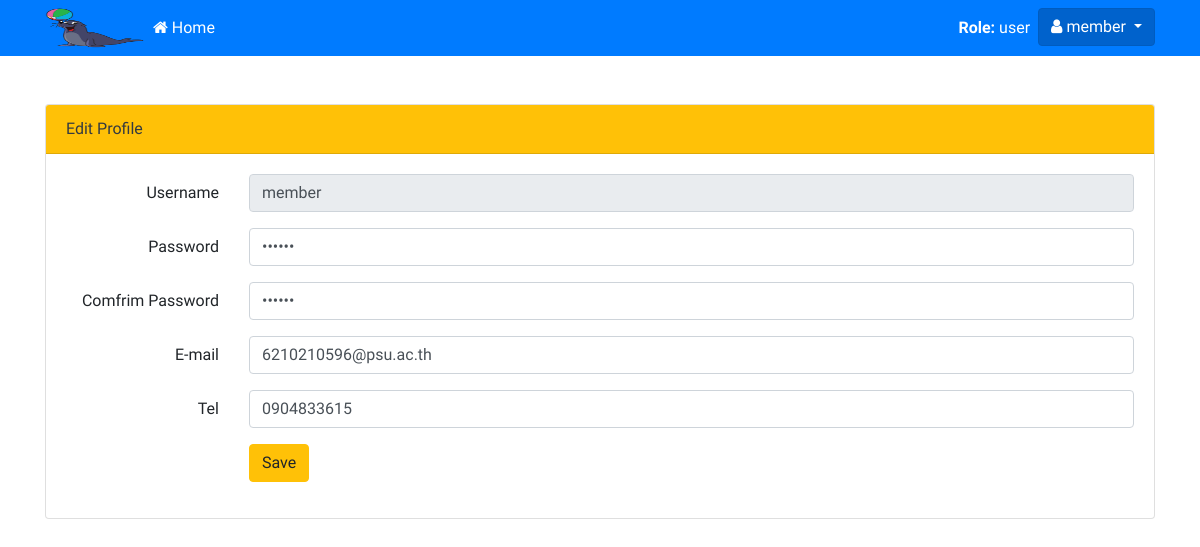
/user/edit_profile.php (signed in), run on the app's committed database.
### tables this page shows
CREATE TABLE `tbl_user` (
  `u_id` int(10) NOT NULL,
  `u_user` varchar(255) NOT NULL,
  `u_pass` varchar(255) NOT NULL,
  `u_email` varchar(255) NOT NULL,
  `u_tel` varchar(10) NOT NULL,
  `u_type` enum('admin','user') NOT NULL DEFAULT 'user',
  `u_permission` varchar(100) NOT NULL
);

### functions.php (called while the page is built, shortened)
<?php
class dbcon
{
    public function __construct()
    {
        $this->dbcon = new mysqli(DB_SERVER, DB_USER, DB_PASS, DB_NAME);
    }
    function fetch_user_id($id)
    {
        $result = $this->dbcon->query("SELECT * FROM tbl_user WHERE u_id='$id' ");
        return $result;
    }
}

### user/edit_profile.php (the view, shortened to what this page needs)
<?php include_once('header.php'); ?>
<?php
$obj_dbcon = new dbcon;
$your_id = $obj_dbcon->fetch_user_id($_SESSION['sess_u_id']);
$fetch_your_id = $your_id->fetch_array();
?>
</head>
<body>
    <?php require_once('import_navbar.php'); ?>
    <div class="container mt-5">
        <div class="card">
            <div class="card-header bg-warning text-dark">
                Edit Profile
            </div>
            <div class="card-body">
                <form method="POST">
                    <div class="form-group row">
                        <label for="txt_user" class="col-sm-2 col-form-label text-sm-right">Username</label>
                        <div class="col-sm-10">
                            <input name="txt_user" readonly type="text" class="form-control" id="txt_user" value="<?php echo$fetch_your_id['u_user']; ?>">
                        </div>
                    </div>
                    <div class="form-group row">
                        <label for="txt_pass" class="col-sm-2 col-form-label text-sm-right">Password</label>
                        <div class="col-sm-10">
                            <input name="txt_pass" type="password" class="form-control" id="txt_pass" value="<?php echo$fetch_your_id['u_pass']; ?>">
                        </div>
                    </div>
                    <div class="form-group row">
                        <label for="txt_pass" class="col-sm-2 col-form-label text-sm-right">Comfrim Password</label>
                        <div class="col-sm-10">
                            <input name="txt_pass_check" type="password" class="form-control" id="txt_pass" value="<?php echo$fetch_your_id['u_pass']; ?>">
                        </div>
                    </div>
                    <div class="form-group row">
                        <label for="txt_email" class="col-sm-2 col-form-label text-sm-right">E-mail</label>
                        <div class="col-sm-10">
                            <input name="txt_email" type="email" class="form-control" id="txt_email" value="<?php echo$fetch_your_id['u_email']; ?>">
                        </div>
                    </div>
                    <div class="form-group row">
                        <label for="txt_tel" class="col-sm-2 col-form-label text-sm-right">Tel</label>
                        <div class="col-sm-10">
                            <input name="txt_tel" type="text" class="form-control" id="txt_tel" maxlength="10" value="<?php echo$fetch_your_id['u_tel']; ?>">
                        </div>
                    </div>
                    <div class="form-group row">
                        <label for="inputPassword3" class="col-sm-2 col-form-label text-right"></label>
                        <div class="col-sm-10">
                            <input type="submit" name="submit" class="btn btn-warning" value="Save">
                        </div>
                    </div>
                </form>
            </div>
        </div>
    </div>
</body>
</html>

### css/style.css (style rules this page uses)
body { font-family: 'Sarabun', sans-serif; }

### data on the page
tbl_user: txt_user "member", txt_email "6210210596@psu.ac.th", txt_tel "0904833615"

### other printed values
$_SESSION['sess_u_type'] "user"
$_SESSION['sess_u_user'] "member"
